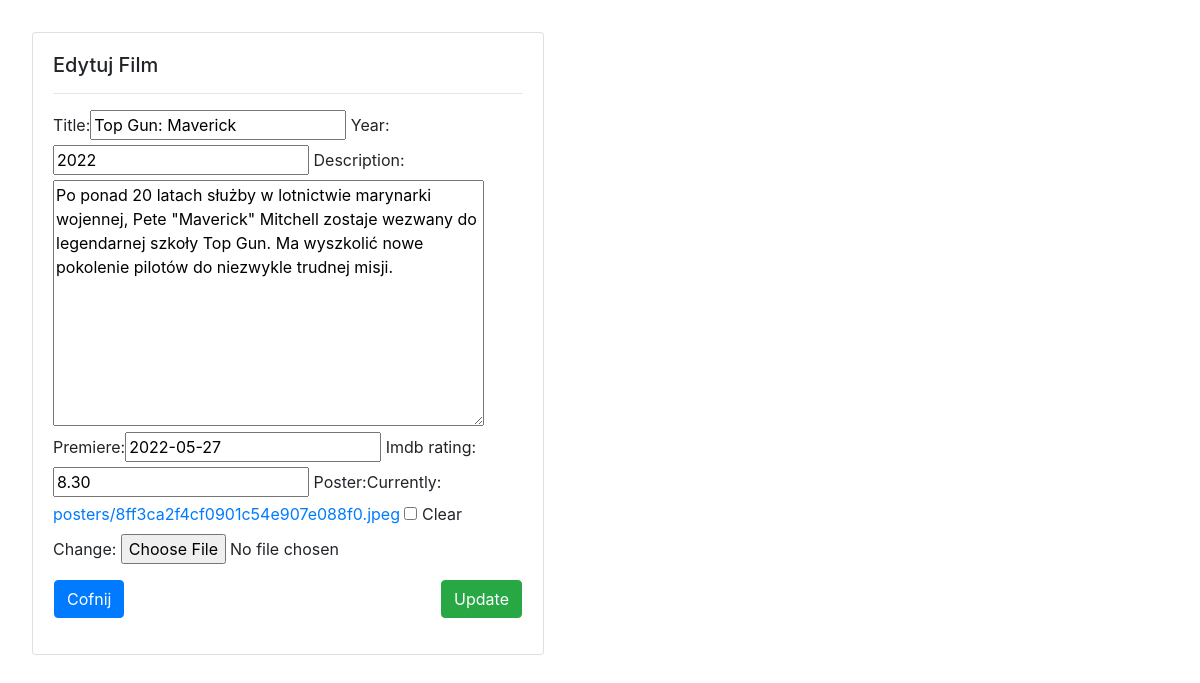
The page /filmy/edytuj-film/4/ (signed in) on the database its author committed.
### kinoweb/models.py (models this page shows, shortened)
class Move(models.Model):
    title = models.CharField(max_length=64, blank=False)
    year = models.PositiveSmallIntegerField(default=2000)
    description = models.TextField(default="")
    premiere = models.DateField(null=True, blank=True)
    imdb_rating = models.DecimalField(decimal_places=2, max_digits=4, null=True, blank=True)
    poster = models.ImageField(upload_to="posters", null=True, blank=True)
    extra = models.OneToOneField(ExtraInfoToMovie, on_delete=models.CASCADE, null=True, blank=True)

### kinoweb/views.py (the view)
# urls.py: path('edytuj-film/<int:id>/', editMovie, name="editMovie"),
@login_required
def editMovie(request, id):
    isNewMovie = False
    movie = get_object_or_404(Move, pk=id)
    form = MoveForm(request.POST or None, request.FILES or None, instance=movie)
    if form.is_valid():
        form.save()
        return redirect(allMovies)
    return render(request, 'movieForm.html', {'form': form,'isNewMovie': isNewMovie})

### kinoweb/forms.py
class MoveForm(ModelForm):
    class Meta:
        model = Move
        fields = ['title', 'year', 'description', 'premiere', 'imdb_rating', 'poster']

### templates/movieForm.html (shortened to what this page needs)
{% extends 'main.html' %}
{% load bootstrap %}
{% block site %}
    <div class="card" style="width: 32rem;">
        <div class="card-body">
            {% if isNewMovie %}
                <h5 class="card-title">Nowy Film</h5>
            {% else %}
                <h5 class="card-title">Edytuj Film</h5>
            {% endif %}
            <hr>
            <form method="post" enctype="multipart/form-data">
                {{ form|bootstrap }}
                <div class="row justify-content-between" style="padding: 1rem;">
                    <a href="{% url 'allMovies' %}" class="btn btn-primary">Cofnij</a>
                    {% if isNewMovie %}
                        <button type="submit" class="btn btn-success">Zapisz</button>
                    {% else %}
                        <button type="submit" class="btn btn-success">Update</button>
                    {% endif %}
                </div>
            </form>
        </div>
    </div>
{% endblock %}

### myStatic/style.css (style rules this page uses)
body { padding: 2rem; }

### rows shown on the page
Move: title "Top Gun: Maverick", year "2022", description "Po ponad 20 latach służby w lotnictwie marynarki wojennej, Pete \"Maverick\" Mitchell zostaje wezwany do legendarnej szkoły Top Gun. Ma wyszkolić nowe pokolenie pilotów do niezwykle trudnej misji.", premiere "2022-05-27", imdb_rating "8.30"
